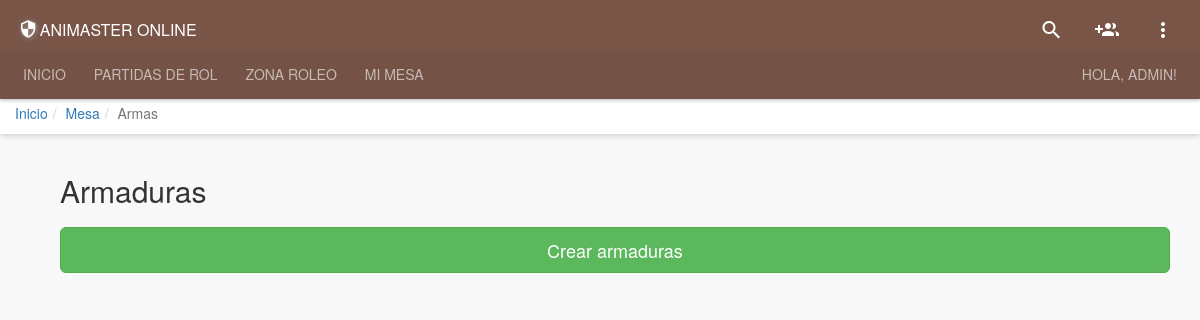
Page /admin/armaduras.php (signed in) on the earlier database version.
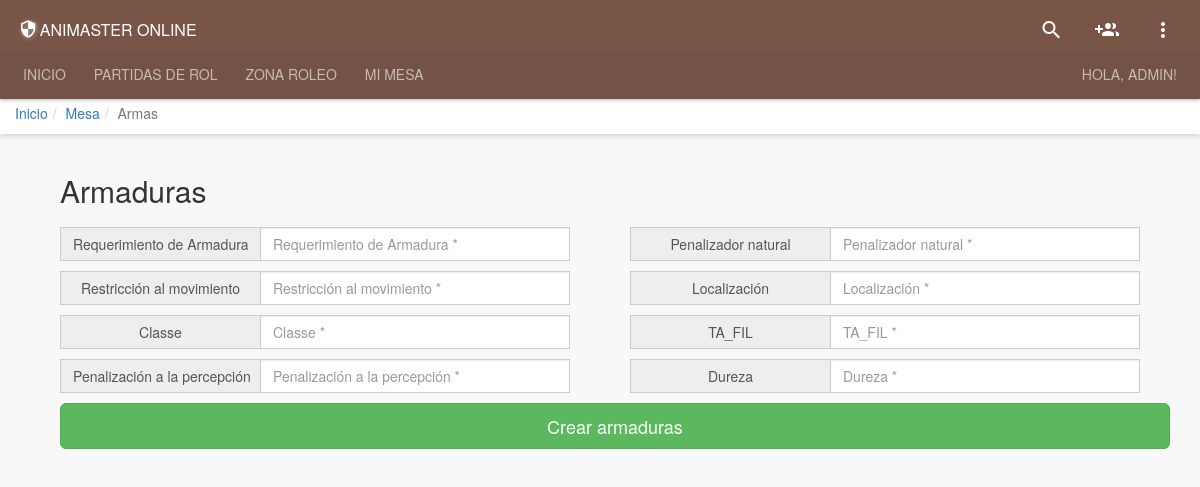
Same page on the later database version.
### tables this page shows
CREATE TABLE Caracteristica (
      id_caracteristica     int NOT NULL AUTO_INCREMENT,
      nombre     varchar(32),
      PRIMARY KEY (`id_caracteristica`)
);

### System/Classes/Caracteristica.php (called while the page is built, shortened)
<?php
    class Caracteristica{
        private $id_caracteristica;
        private $nombre;
        public function viewArmaduras(){
            $db = new connexio();
            $sql = "SELECT * FROM Caracteristica where id_caracteristica between 15 and 26";
            $query = $db->query($sql);
            $rtn = array();
            while($obj = $query->fetch_assoc()){
                $caracteristica = new Caracteristica($obj["id_caracteristica"],$obj["nombre"]);
                array_push($rtn, $caracteristica);
            }
            return $rtn;
        }
        function __construct(){
            $args = func_get_args();
            $num = func_num_args();
            $f='__construct'. $num;
        }
        function __construct0(){
            $this->id_caracteristica = 0;
            $this->nombre = 0;
        }
        function __construct2($a1, $a2){
            $this->id_caracteristica = $a1;
            $this->nombre = $a2;
        }
        public function getId_Caracteristica() {
            return $this->id_caracteristica;
        }
        public function getNombre() {
            return $this->nombre;
        }
    }
?>

### admin/armaduras.php (the view, shortened to what this page needs)
<?php
include "../Public/layouts/head.php";
?>
<div class="container" >
    <form method="POST" name="myForm" action="../System/Protocols/Crear_Armaduras2.php">
        <div class="row">
            <div class="col-md-12">
                <div class="col-md-12 cinput m-l-15 ">
                    <h2 class="form-signin-heading">Armaduras</h2>
                </div>
<?php
require_once "../System/Classes/Caracteristica.php";
$caracteristica=new Caracteristica();
$caracteristica=$caracteristica->viewArmaduras();
foreach ($caracteristica as $caracteristica){
    $nombre=$caracteristica->getNombre();
    $id_caracteristica=$caracteristica->getId_Caracteristica();
?>
                <div class="col-md-6">
                    <div class="col-md-12 cinput">
                        <div class="input-group">
                            <span class="input-group-addon" id="basic-addon1" style="max-width:200px;"><?php echo $nombre ?></span>
                            <input type="text"  id="<?php echo $nombre ?>" value="" class="form-control" name="<?php echo 'v'.$id_caracteristica ?>" placeholder="<?php echo $nombre ?> *" required>
                        </div>
                    </div>
                </div>
<?php } ?>
                <div class="col-md-12 cinput m-l-15">
                    <button class="btn btn-lg btn-success btn-block" name="submit" id="submit" type="submit">Crear armaduras</button>
                </div>
            </div>
        </div>
    </form>
</div>
<?php include "../Public/layouts/footer.php";?>

Differences in the rows shown:
added caracteristica: nombre "Requerimiento de Armadura", v15 "Requerimiento de Armadura *"
added caracteristica: nombre "Penalizador natural", v16 "Penalizador natural *"
added caracteristica: nombre "Restricción al movimiento", v17 "Restricción al movimiento *"
added caracteristica: nombre "Localización", v18 "Localización *"
added caracteristica: nombre "Classe", v19 "Classe *"
added caracteristica: nombre "TA_FIL", v20 "TA_FIL *"
added caracteristica: nombre "Penalización a la percepción", v21 "Penalización a la percepción *"
added caracteristica: nombre "Dureza", v22 "Dureza *"
